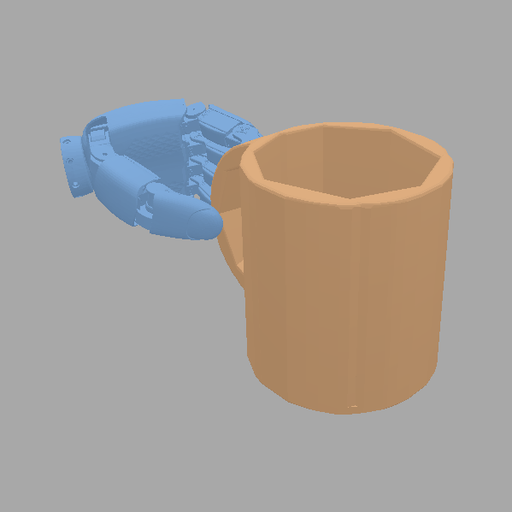
#> input picture docs/figs/grasp_drinking.png, 512 x 512 px
$ python make_overview_fig.py
#> lines starting #> are read from the running program, lines starting #| are printed output that depends on the picture; after the words box and inside, x2 and y2 are one past the last pixel; in counts of white or black regions, pixels touching at a corner belong together
#!/usr/bin/env python
"""Slide-2 big-picture diagram: my thesis (grasp generation) -> this project
(spill-free carry). Conference-clean schematic with real grasp thumbnails.
"""
import os
import numpy as np
import matplotlib
matplotlib.use("Agg")
import matplotlib.pyplot as plt
from matplotlib.patches import FancyArrowPatch, FancyBboxPatch, Polygon, Rectangle

HERE = os.path.dirname(os.path.abspath(__file__))
FIGS = os.path.abspath(os.path.join(HERE, "..", "figs"))

NAVY = "#1a365d"; SLATE = "#2c3e50"; RED = "#c0392b"; DRED = "#a93226"
BLUE = "#2c6fbb"; GREEN = "#27865a"; GRAY = "#888888"
THESIS_BG = "#eef4fb"; PROJ_BG = "#fdf0ef"
plt.rcParams.update({"font.family": "DejaVu Sans", "font.size": 12})


def crop(img, thr=18):
    """Trim uniform background border (corner colour)."""
#> called with thr = 18
    rgb = img[..., :3] if img.shape[-1] == 4 else img
#> rgb is the input picture: shape (512, 512, 3) float32; mean R, G, B 0.651, 0.628, 0.607
    bg = rgb[0, 0]
#> bg = [0.659, 0.659, 0.659]
    mask = (np.abs(rgb - bg) * 255 > thr).any(-1)
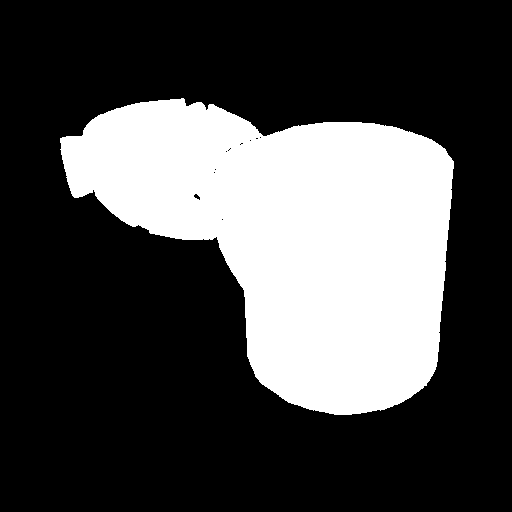
#> mask: shape (512, 512) bool; 29% white; 1 white region, box (x1, y1, x2, y2) and area: (60, 98, 454, 415) 75904
    ys, xs = np.where(mask)
    if len(xs) == 0:
        return img
    pad = 6
    y0, y1 = max(ys.min() - pad, 0), min(ys.max() + pad, img.shape[0])
#> y0 = 92; y1 = 420
    x0, x1 = max(xs.min() - pad, 0), min(xs.max() + pad, img.shape[1])
#> x0 = 54; x1 = 459
    return img[y0:y1, x0:x1]
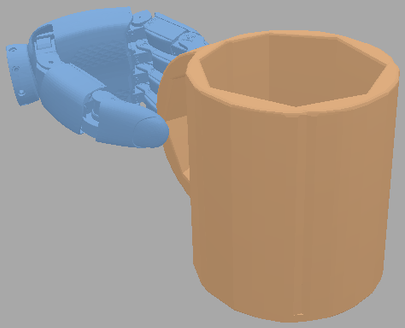
#> returned value: shape (328, 405, 3) float32; mean of channels 0, 1, 2 0.646, 0.6, 0.558; drawn as R, G, B


def chip(ax, cx, cy, w, h, text, ec=SLATE, fc="white", fs=11):
    ax.add_patch(FancyBboxPatch((cx - w / 2, cy - h / 2), w, h,
                 boxstyle="round,pad=0.03,rounding_size=0.08", fc=fc, ec=ec, lw=1.6))
    ax.text(cx, cy, text, ha="center", va="center", fontsize=fs, color=SLATE)


def arrow(ax, p0, p1, col=GRAY, lw=1.8, ms=15, ls="-"):
    ax.add_patch(FancyArrowPatch(p0, p1, color=col, arrowstyle="-|>",
                 mutation_scale=ms, lw=lw, ls=ls))


def thumb(ax, path, cx, cy, h, label, lcol):
    img = crop(plt.imread(path))
    ar = img.shape[1] / img.shape[0]
#> ar = 1.23
    w = h * ar
#> w = 1.54
    ax.imshow(img, extent=[cx - w / 2, cx + w / 2, cy - h / 2, cy + h / 2],
              aspect="auto", zorder=3)
    ax.add_patch(Rectangle((cx - w / 2, cy - h / 2), w, h, fill=False,
                 ec="#cccccc", lw=1.0, zorder=4))
    # task tag, top-left
    ax.add_patch(FancyBboxPatch((cx - w / 2, cy + h / 2 - 0.02), 0.0, 0.0))
    ax.text(cx - w / 2 + 0.02, cy + h / 2 + 0.16, label, fontsize=10.5,
            color="white", fontweight="bold", ha="left", va="center",
            bbox=dict(boxstyle="round,pad=0.18", fc=lcol, ec="none"))
    return w


def draw_cup(ax, x, y, ang, col, s=0.16):
    a = np.radians(ang)
    R = np.array([[np.cos(a), -np.sin(a)], [np.sin(a), np.cos(a)]])
    pts = np.array([(-s, 0), (s, 0), (0.72 * s, 1.7 * s), (-0.72 * s, 1.7 * s)])
    pts = (R @ pts.T).T + np.array([x, y])
    ax.add_patch(Polygon(pts, closed=True, fc="white", ec=col, lw=1.5, zorder=5))


def main():
    fig, ax = plt.subplots(figsize=(13.2, 6.0))
    ax.set_xlim(0, 13.2); ax.set_ylim(0, 6.0); ax.axis("off")

    # region backgrounds
    ax.add_patch(FancyBboxPatch((0.1, 0.25), 7.05, 5.25,
                 boxstyle="round,pad=0.02,rounding_size=0.1", fc=THESIS_BG, ec="none"))
    ax.add_patch(FancyBboxPatch((7.35, 0.25), 5.7, 5.25,
                 boxstyle="round,pad=0.02,rounding_size=0.1", fc=PROJ_BG, ec="none"))
    ax.text(3.62, 5.72, "MY THESIS  ·  task-conditional grasp generation",
            ha="center", fontsize=13, color=NAVY, fontweight="bold")
    ax.text(10.2, 5.72, "THIS PROJECT  ·  spill-free carry (motion planning)",
            ha="center", fontsize=13, color=DRED, fontweight="bold")

    # ---- thesis: inputs -> grasp generation -> 3 task->grasp thumbnails ----
    chip(ax, 1.15, 3.95, 1.7, 0.7, "object\nmesh", ec=BLUE)
    chip(ax, 1.15, 2.45, 1.95, 1.0, "task (language)\n\"pour\" /\n\"drink\" /\n\"hand over\"",
         ec=BLUE, fs=10)
    arrow(ax, (2.02, 3.85), (2.55, 3.35))
    arrow(ax, (2.13, 2.6), (2.55, 3.0))
    ax.add_patch(FancyBboxPatch((2.6, 2.55), 1.45, 1.4,
                 boxstyle="round,pad=0.04,rounding_size=0.12", fc="white", ec=BLUE, lw=2))
    ax.text(3.32, 3.25, "Grasp\ngeneration\n(reward\nmodel)", ha="center", va="center",
            fontsize=10.5, color=SLATE)

    thumbs = [("grasp_drinking.png", "drink", GREEN),
              ("grasp_pouring.png", "pour", BLUE),
              ("grasp_handover.png", "hand-over", "#8e44ad")]
    ys = [4.55, 3.05, 1.55]
    tx = 5.55
    for (fn, lbl, col), yy in zip(thumbs, ys):
        thumb(ax, os.path.join(FIGS, fn), tx, yy, 1.25, lbl, col)
        arrow(ax, (4.1, 3.25), (tx - 0.78, yy), col=col, lw=1.4, ms=12)
#> pass 2 of the loop in main, `for (fn, lbl, col), yy in zip(thumbs, ys):`:
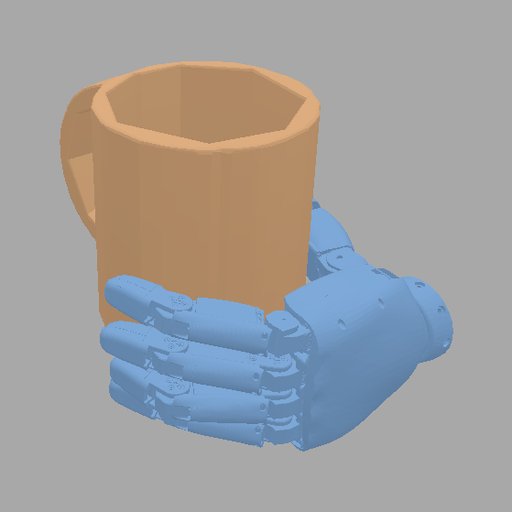
#> input picture docs/figs/grasp_pouring.png, 512 x 512 px
#> in crop, rgb is the input picture: shape (512, 512, 3) float32; mean R, G, B 0.627, 0.623, 0.623
#> in crop (call 2), `mask = (np.abs(rgb - bg) * 255 > thr).any(-1)`:
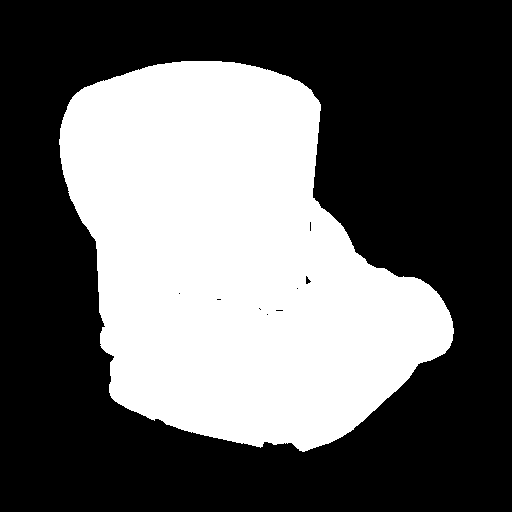
#> mask: shape (512, 512) bool; 38.7% white; 1 white region, box (x1, y1, x2, y2) and area: (59, 61, 454, 452) 101495
#> y0 = 55; y1 = 457
#> x0 = 53
#> in crop (call 2), `return img[y0:y1, x0:x1]`:
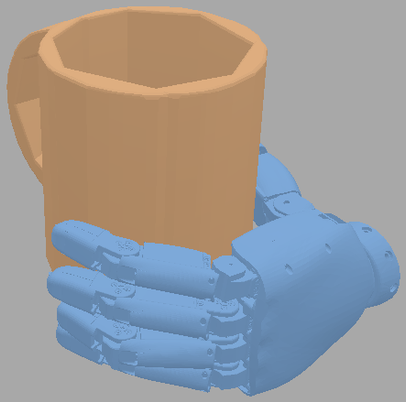
#> returned value: shape (402, 406, 3) float32; mean of channels 0, 1, 2 0.608, 0.602, 0.602; drawn as R, G, B
#> pass 3 of the loop in main, `for (fn, lbl, col), yy in zip(thumbs, ys):`:
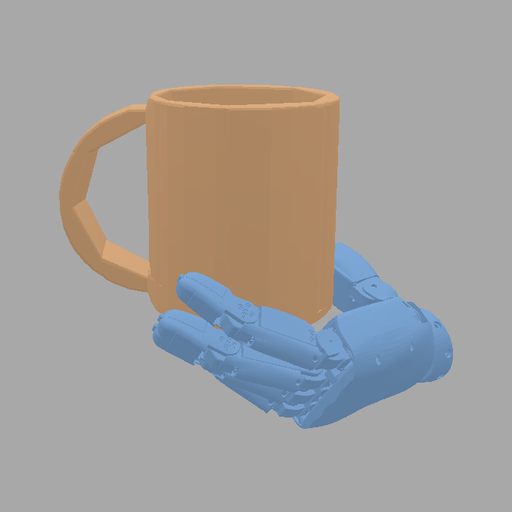
#> input picture docs/figs/grasp_handover.png, 512 x 512 px
#> in crop, rgb is the input picture: shape (512, 512, 3) float32; mean R, G, B 0.637, 0.625, 0.617
#> in crop (call 3), `mask = (np.abs(rgb - bg) * 255 > thr).any(-1)`:
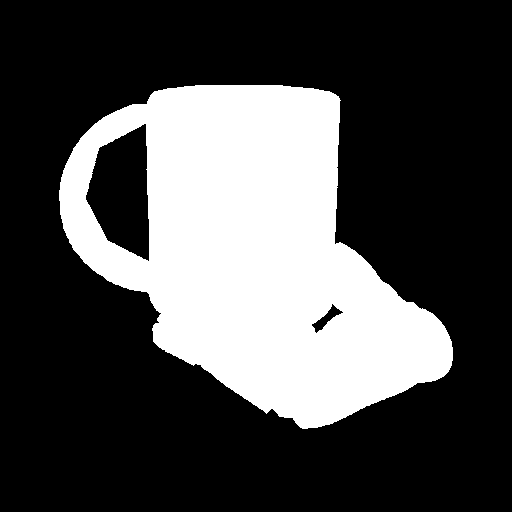
#> mask: shape (512, 512) bool; 29.3% white; 1 white region, box (x1, y1, x2, y2) and area: (59, 85, 453, 429) 76860
#> y0 = 79; y1 = 434
#> x1 = 458
#> in crop (call 3), `return img[y0:y1, x0:x1]`:
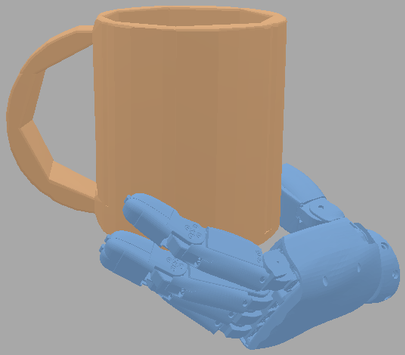
#> returned value: shape (355, 405, 3) float32; mean of channels 0, 1, 2 0.62, 0.599, 0.584; drawn as R, G, B
    ax.text(5.55, 0.55, "same mug, task -> different grasp", ha="center",
            fontsize=10, color=SLATE, style="italic")

    # ---- cross arrow: a grasp flows into this project ----
    arrow(ax, (6.35, 3.05), (7.55, 4.05), col=NAVY, lw=2.4, ms=18)
    ax.text(6.95, 3.75, "a grasp", fontsize=10.5, color=NAVY, fontweight="bold",
            rotation=38, ha="center")

    # ---- this project: inputs -> trajectory optimization -> trajectory ----
    chip(ax, 10.2, 4.55, 4.4, 0.7, "inputs:  grasp pose  +  start & goal EE poses",
         ec=DRED, fs=10.5)
    arrow(ax, (10.2, 4.18), (10.2, 3.95), col=GRAY)
    ax.add_patch(FancyBboxPatch((8.5, 2.95), 3.4, 1.0,
                 boxstyle="round,pad=0.04,rounding_size=0.12", fc="white", ec=RED, lw=2))
    ax.text(10.2, 3.45, "Spill-free trajectory optimization\n(CHOMP + spill cost — ours)",
            ha="center", va="center", fontsize=10.5, color=SLATE)
    arrow(ax, (10.2, 2.9), (10.2, 2.55), col=GRAY)

    # output trajectory icon
    sx, gx, yb = 8.7, 11.7, 1.6
    ax.plot(sx, yb, "o", color=GREEN, ms=11, zorder=6)
    ax.plot(gx, yb, "o", color=NAVY, ms=11, zorder=6)
    ax.text(sx, yb - 0.4, "start", ha="center", fontsize=9.5, color=GREEN)
    ax.text(gx, yb - 0.4, "goal", ha="center", fontsize=9.5, color=NAVY)
    t = np.linspace(0, 1, 50)
    px = sx + (gx - sx) * t
    py = yb + 0.9 * np.sin(np.pi * t)
    ax.plot(px, py, color=RED, lw=2.6, zorder=5)
    for tt in (0.18, 0.5, 0.82):
        xc = sx + (gx - sx) * tt
        yc = yb + 0.9 * np.sin(np.pi * tt)
        draw_cup(ax, xc, yc + 0.08, 3 * np.cos(np.pi * tt), RED)
    ax.text(10.2, 0.55, "no-spill SE(3) carry trajectory", ha="center",
            fontsize=10, color=DRED, fontweight="bold")

    fig.tight_layout()
    p = os.path.join(FIGS, "overview_thesis_project.png")
    fig.savefig(p, dpi=150, bbox_inches="tight"); plt.close(fig)
#> after `fig.savefig(p, dpi=150, bbox_inches='tight')`:
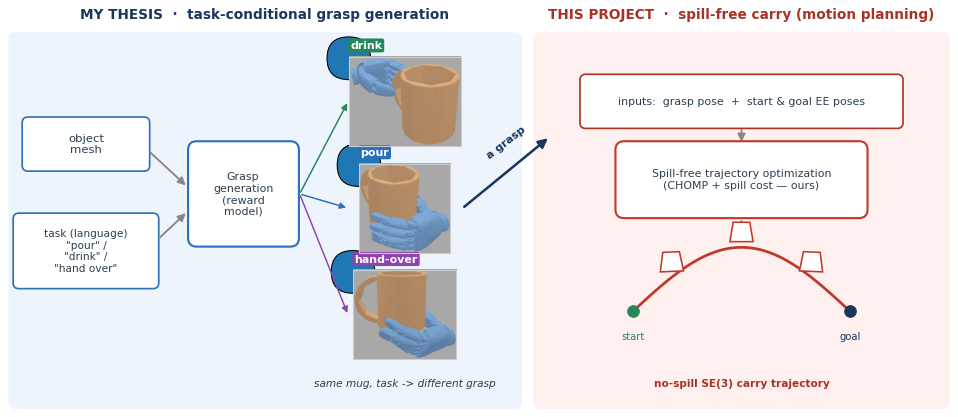
#> figure drawn by matplotlib, 1 panel
    print("wrote", p)


if __name__ == "__main__":
    main()
